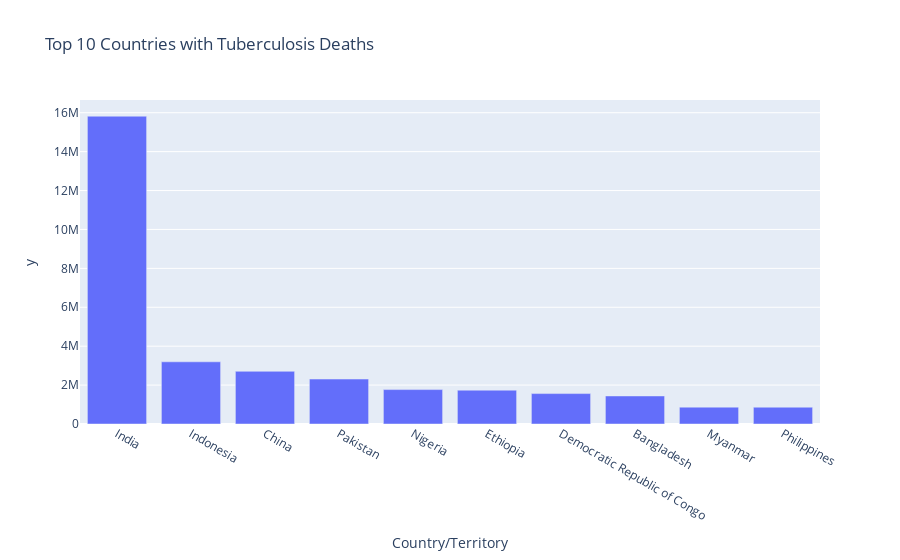

The notebook cell saved with this chart:
### Code cell
top_countries_tuberculosis = tb_df.groupby('Country/Territory')['Tuberculosis'].sum().sort_values(ascending=False).head(10)
fig = px.bar(top_countries_tuberculosis, x=top_countries_tuberculosis.index, y=top_countries_tuberculosis.values, title='Top 10 Countries with Tuberculosis Deaths')
fig.show()

### Figure 1 — Plotly figure (JSON) as saved in the notebook; plotly's stock layout.template omitted (floating-point values rounded to 4 significant figures)
{"data": [{"alignmentgroup": "True", "hovertemplate": "Country/Territory=%{x}<br>y=%{y}<extra></extra>", "legendgroup": "", "marker": {"color": "#636efa", "pattern": {"shape": ""}}, "name": "", "offsetgroup": "", "orientation": "v", "showlegend": false, "textposition": "auto", "type": "bar", "x": ["India", "Indonesia", "China", "Pakistan", "Nigeria", "Ethiopia", "Democratic Republic of Congo", "Bangladesh", "Myanmar", "Philippines"], "xaxis": "x", "y": [15820922, 3197011, 2708461, 2309703, 1769390, 1739099, 1563620, 1441614, 866485, 863796], "yaxis": "y"}], "layout": {"barmode": "relative", "legend": {"tracegroupgap": 0}, "title": {"text": "Top 10 Countries with Tuberculosis Deaths"}, "xaxis": {"anchor": "y", "domain": [0, 1], "title": {"text": "Country/Territory"}}, "yaxis": {"anchor": "x", "domain": [0, 1], "title": {"text": "y"}}}}
